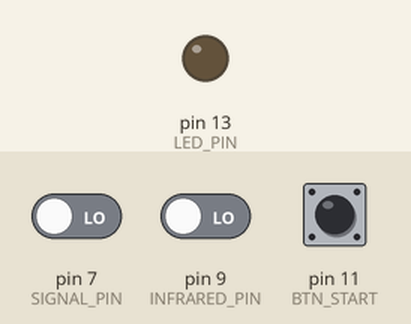
Bench run of a sketch on a simulated Arduino Uno, built with avr-gcc and run on an emulated ATmega328P. Parts: output pins drawn as LEDs (lit = HIGH). The test bench sets the inputs (shaded band); at power-on: pin 11 (BTN_START) HIGH, pin 9 (INFRARED_PIN) LOW, pin 7 (SIGNAL_PIN) LOW.

Above: at 1.2 s.
1.3 s: pin 11 (BTN_START) pulled LOW for 0.15 s
At 1.7 s:
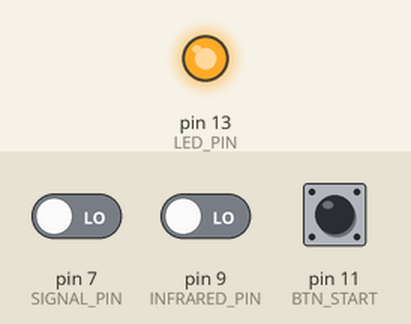
4.4 s: pin 9 (INFRARED_PIN) driven HIGH
At 5.2 s:
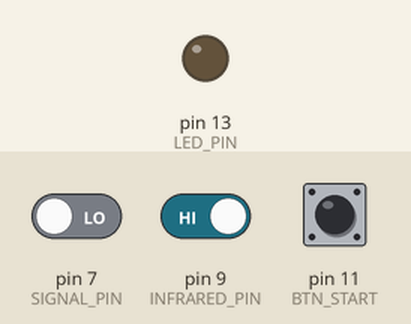
Timing chart, 0 to 7.4 s (numbered marks = the images above; inputs shaded):
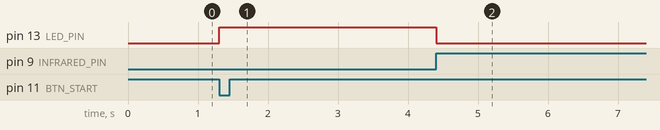

The sketch:

fc-33.ino
```cpp
#define LED_PIN 13
#define INFRARED_PIN 9
#define SIGNAL_PIN 7
#define BTN_START 11
#define CYCLE_TIME 1

int count = 0;
bool status = false;
bool read =false;
char space = 9;

void setup() {
  Serial.begin(115200);
  pinMode(LED_PIN, OUTPUT);
  pinMode(INFRARED_PIN, INPUT);
  pinMode(BTN_START, INPUT);
  pinMode(SIGNAL_PIN, INPUT);
}

void loop() {
  while(digitalRead(BTN_START)==LOW)
    delay(10);
  while(digitalRead(BTN_START)==HIGH)
    delay(10);

  int time=0;
  count=0;

  digitalWrite(LED_PIN, HIGH);
  while(digitalRead(INFRARED_PIN)==LOW){
    read = digitalRead(SIGNAL_PIN);
    if(read!=status)
      if(read==HIGH){
        Serial.print(count);
        Serial.print(space);
        Serial.println(time);
        Serial.println();
        count++;
      }
    status = read;
    delay(CYCLE_TIME);
    time+=CYCLE_TIME;
  }
  digitalWrite(LED_PIN, LOW);
}
```

Measured:
- after the input at 1.3 s, pin 13 (LED_PIN): LOW → HIGH at once
- after the input at 4.4 s, pin 13 (LED_PIN): HIGH → LOW at once
